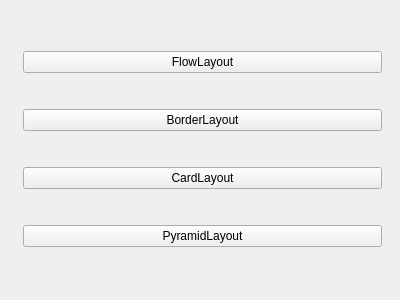
<?xml version="1.0" encoding="UTF-8"?>
<ui version="4.0">
 <class>Widget</class>
 <widget class="QWidget" name="Widget">
  <property name="geometry">
   <rect>
    <x>0</x>
    <y>0</y>
    <width>400</width>
    <height>300</height>
   </rect>
  </property>
  <property name="windowTitle">
   <string>Widget</string>
  </property>
  <widget class="QWidget" name="horizontalLayoutWidget">
   <property name="geometry">
    <rect>
     <x>12</x>
     <y>10</y>
     <width>381</width>
     <height>281</height>
    </rect>
   </property>
   <layout class="QHBoxLayout" name="horizontalLayout">
    <item>
     <layout class="QVBoxLayout" name="verticalLayout">
      <item>
       <widget class="QPushButton" name="flowLayoutButton">
        <property name="text">
         <string>FlowLayout</string>
        </property>
       </widget>
      </item>
      <item>
       <widget class="QPushButton" name="borderLayoutButton">
        <property name="text">
         <string>BorderLayout</string>
        </property>
       </widget>
      </item>
      <item>
       <widget class="QPushButton" name="cardLayoutButton">
        <property name="text">
         <string>CardLayout</string>
        </property>
       </widget>
      </item>
      <item>
       <widget class="QPushButton" name="pyramidLayoutButton">
        <property name="text">
         <string>PyramidLayout</string>
        </property>
       </widget>
      </item>
     </layout>
    </item>
    <item>
     <layout class="QVBoxLayout" name="verticalLayout_4"/>
    </item>
   </layout>
  </widget>
 </widget>
 <layoutdefault spacing="6" margin="11"/>
 <resources/>
 <connections/>
</ui>
